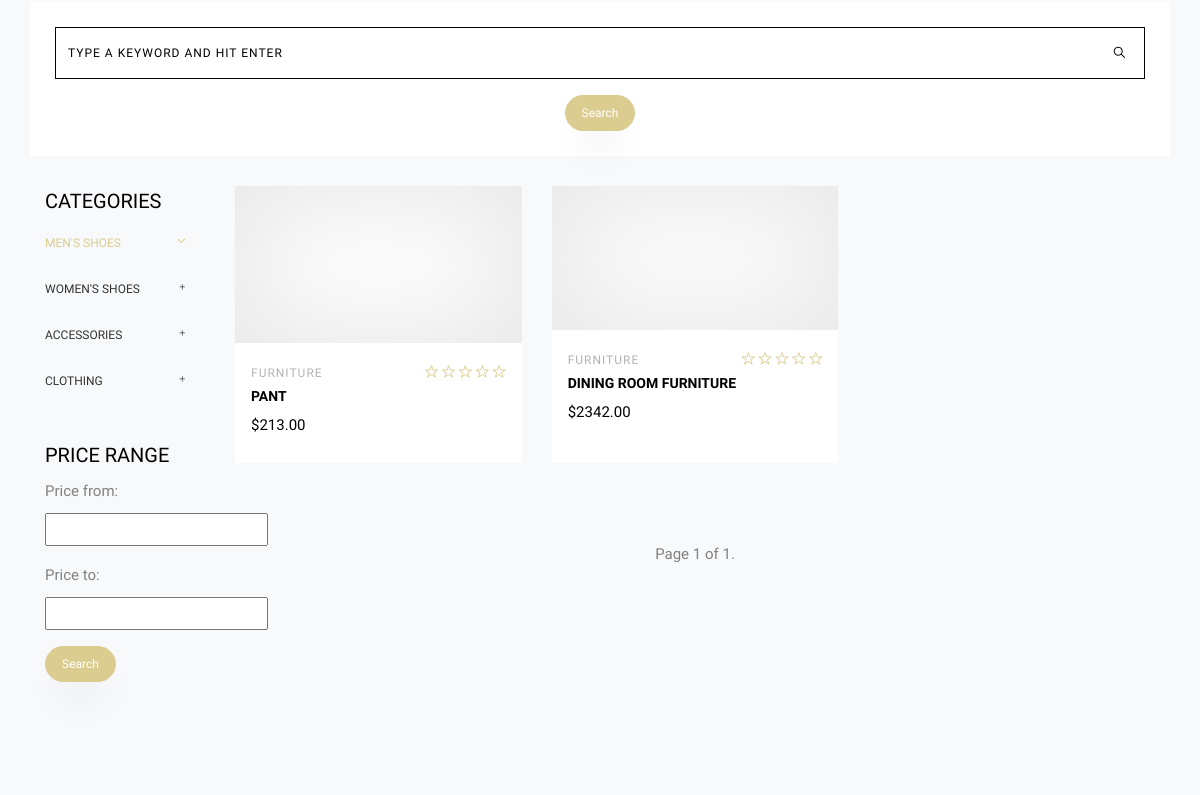
The app's page /products_page/ (signed in, middle part), older data.
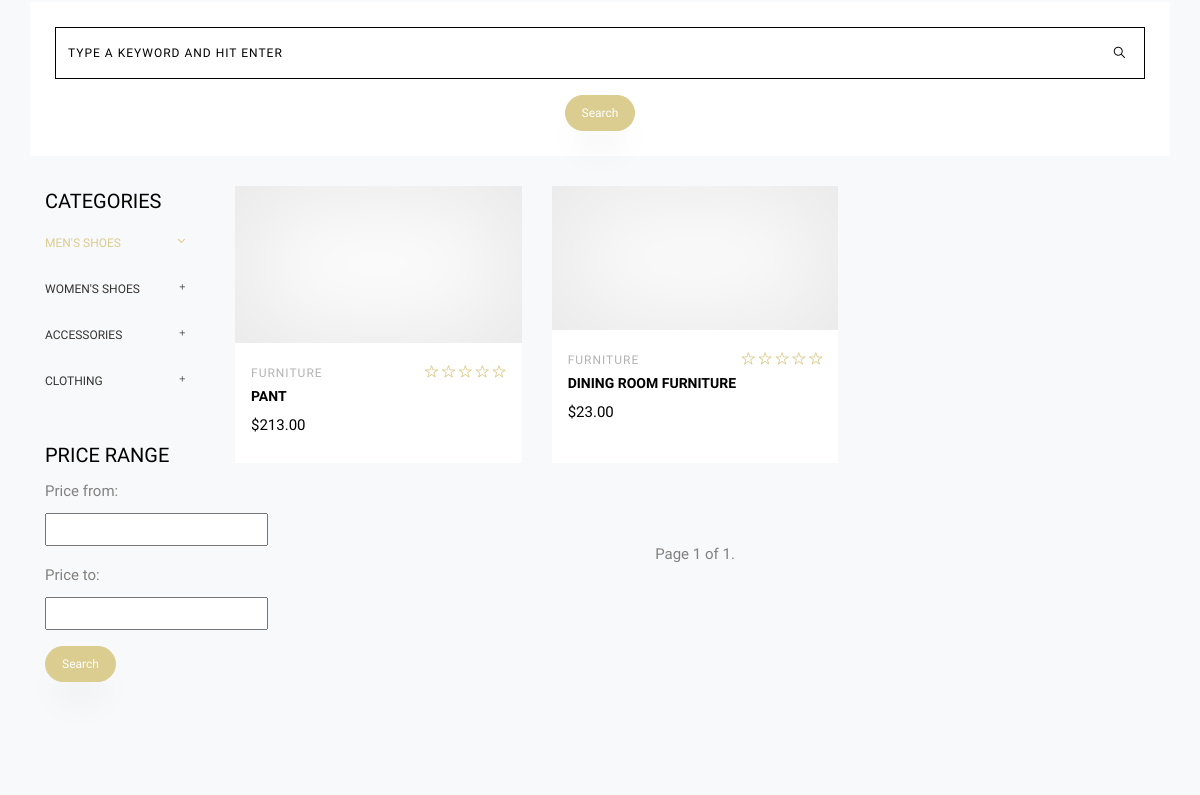
The same page, newer data.
### products/models.py (models this page shows, shortened)
class Product(models.Model):
    product_name = models.CharField(max_length=125)
    slug = models.SlugField(max_length=50, unique=True)
    description = models.TextField()
    price = models.DecimalField(max_digits=19, decimal_places=2)
    image = models.ImageField(upload_to='images/', blank=True, null=True)
    stock = models.IntegerField(default=1)
    is_available = models.BooleanField(default=True)
    category = models.ForeignKey(Category, related_name='product_cat',  on_delete=models.CASCADE)
    created_date = models.DateTimeField(auto_now_add=True)
    modified_date = models.DateTimeField(auto_now=True)
    def __str__(self):
        return self.product_name

class Category(models.Model):
    category_name = models.CharField(max_length=200, unique=True)
    slug = models.SlugField(max_length=100, unique=True)
    description = models.TextField(blank=True, max_length=255)
    cat_image = models.ImageField(blank=True, upload_to='photos/categories')
    class Meta:
        verbose_name = 'category'
        verbose_name_plural = 'categories'

### products/views.py (the view)
# urls.py: path('products_page/', products_home, name='products_page'),
@login_required(login_url = 'account:login')
def products_home(request):
    all_category = Category.objects.all()
    if request.method == 'POST':
        if 'search_product' in request.POST:
            search = request.POST['search_product']
            if search != '':
                all_products_fashion = Product.objects.filter(product_name__icontains=search)
            else:
                all_products_fashion = Product.objects.all()
    else:
        all_products_fashion = Product.objects.all()
        all_products_filter = ProductFilter(request.GET, queryset=all_products_fashion)
        all_products_fashion = all_products_filter.qs
        print(all_products_fashion)
    page_num = request.GET.get('page', 1)
    paginator = Paginator(all_products_fashion, 12)
    try:
        all_products_fashion = paginator.page(page_num)
    except PageNotAnInteger:
        all_products_fashion = paginator.page(1)
    except EmptyPage:
        all_products_fashion = paginator.page(paginator.num_pages)
    context = {
        'all_products_fashion':all_products_fashion,
        'all_category':all_category,
        'all_products_filter':all_products_filter,
    }
    return render(request, 'products/products_home.html', context)

### cart/templatetags/cart_template_tags.py (called while the page is built)
@register.filter
def cart_item_count(user):
    if user.is_authenticated:
        qs = Order.objects.filter(user=user, ordered=False)
        if qs.exists():
            return qs[0].items.count()
    return 0

### products/templates/products/products_home.html (shortened to what the changed rows need)
{% extends 'base/base.html' %}
{% load static %}
{%block content%}
    <section class="ftco-section bg-light">
    	<div class="container">
    		<div class="row">
    			<div class="col-md-8 col-lg-10 order-md-last">
    				<div class="row">
              {% for product in all_products_fashion %}
  		    			<div class="col-sm-12 col-md-12 col-lg-4 ftco-animate d-flex">
  		    				<div class="product d-flex flex-column">
  		    					<a href="#" class="img-prod"><img class="img-fluid" src="{{product.image.url}}" alt="Colorlib Template">
  		    					</a>
  		    					<div class="text py-3 pb-4 px-3">
  		    						<div class="d-flex">
  		    							<div class="cat">
  				    						<span>{{product.category.category_name}}</span>
  				    					</div>
  				    					<div class="rating">
  			    							<p class="text-right mb-0">
  			    								<a href="#"><span class="ion-ios-star-outline"></span></a>
  			    								<a href="#"><span class="ion-ios-star-outline"></span></a>
  			    								<a href="#"><span class="ion-ios-star-outline"></span></a>
  			    								<a href="#"><span class="ion-ios-star-outline"></span></a>
  			    								<a href="#"><span class="ion-ios-star-outline"></span></a>
  			    							</p>
  			    						</div>
  			    					</div>
  		    						<h3><a href="#">{{product.product_name}}</a></h3>
  		    						<div class="pricing">
  			    						<p class="price"><span>${{product.price}}</span></p>
  			    					</div>
  		    					</div>
  		    				</div>
  		    			</div>
              {% endfor %}
		    		</div>
		    	</div>
		    	<div class="col-md-4 col-lg-2">
		    		<div class="sidebar">
							<div class="sidebar-box-2">
								<h2 class="heading">Categories</h2>
							</div>
							<div class="sidebar-box-2">
								<h2 class="heading">Price Range</h2>
							</div>
						</div>
    			</div>
    		</div>
    	</div>
    </section>
{%endblock%}

Row changes from the older to the newer data that the page shows:
changed Product "DINING ROOM FURNITURE": price "2342.00" → "23.00"
